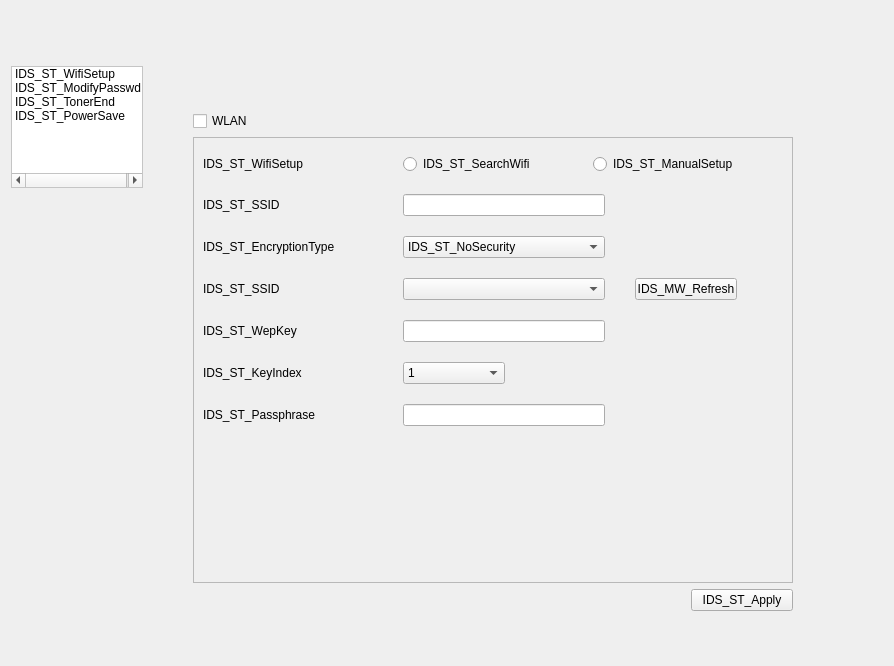
<?xml version="1.0" encoding="UTF-8"?>
<ui version="4.0">
 <class>TabSetting</class>
 <widget class="QWidget" name="TabSetting">
  <property name="geometry">
   <rect>
    <x>0</x>
    <y>0</y>
    <width>894</width>
    <height>666</height>
   </rect>
  </property>
  <property name="styleSheet">
   <string notr="true">#listWidget{
min-width:130;
max-width:130;
min-height:120;
max-height:120;
	background-color: rgb(255, 255, 255);
}

#stackedWidget,
#pageWidget,#page2Widget,
#page3Widget,#page4Widget
{
min-width:600;
max-width:600;
/*min-height:320;
max-height:320;*/
min-height:600;
max-height:600;
}

/*page 1*/
#pageWidget QLabel{
min-width:150;
max-width:150;
}
#pageWidget QComboBox{
min-width:200;
max-width:200;
}
#pageWidget QLineEdit{
min-width:200;
max-width:200;
}
#pageWidget QPushButton{
min-width:100;
max-width:100;
}
#pageWidget #cb_keyIndex{
min-width:100;
max-width:100;
}
/*page2*/
#page2Widget QLabel{
min-width:150;
max-width:150;
}
#page2Widget QLineEdit{
min-width:270;
max-width:270;
}
#page2Widget QPushButton{
min-width:100;
max-width:100;
}
/*page 3*/
#label_tonerEnd{
max-width:600;
padding:10;
}
/*page 4*/
#pushButton_psave_minus,#pushButton_psave_plus{
min-width:50;
max-width:50;
}</string>
  </property>
  <layout class="QHBoxLayout" name="horizontalLayout">
   <property name="spacing">
    <number>50</number>
   </property>
   <item>
    <layout class="QVBoxLayout" name="verticalLayout">
     <property name="topMargin">
      <number>55</number>
     </property>
     <item>
      <widget class="QListWidget" name="listWidget">
       <property name="focusPolicy">
        <enum>Qt::NoFocus</enum>
       </property>
       <item>
        <property name="text">
         <string>IDS_ST_WifiSetup</string>
        </property>
       </item>
       <item>
        <property name="text">
         <string>IDS_ST_ModifyPasswd</string>
        </property>
       </item>
       <item>
        <property name="text">
         <string>IDS_ST_TonerEnd</string>
        </property>
       </item>
       <item>
        <property name="text">
         <string>IDS_ST_PowerSave</string>
        </property>
       </item>
      </widget>
     </item>
     <item>
      <spacer name="verticalSpacer">
       <property name="orientation">
        <enum>Qt::Vertical</enum>
       </property>
       <property name="sizeHint" stdset="0">
        <size>
         <width>20</width>
         <height>40</height>
        </size>
       </property>
      </spacer>
     </item>
    </layout>
   </item>
   <item>
    <layout class="QVBoxLayout" name="verticalLayout_2">
     <item>
      <widget class="QStackedWidget" name="stackedWidget">
       <property name="currentIndex">
        <number>0</number>
       </property>
       <widget class="QWidget" name="page">
        <widget class="QWidget" name="pageWidget" native="true">
         <property name="geometry">
          <rect>
           <x>0</x>
           <y>0</y>
           <width>600</width>
           <height>600</height>
          </rect>
         </property>
         <layout class="QVBoxLayout" name="verticalLayout_3">
          <property name="topMargin">
           <number>100</number>
          </property>
          <item>
           <widget class="QCheckBox" name="checkBox">
            <property name="focusPolicy">
             <enum>Qt::NoFocus</enum>
            </property>
            <property name="text">
             <string notr="true">WLAN</string>
            </property>
           </widget>
          </item>
          <item>
           <widget class="QFrame" name="frame">
            <property name="frameShape">
             <enum>QFrame::StyledPanel</enum>
            </property>
            <property name="frameShadow">
             <enum>QFrame::Raised</enum>
            </property>
            <layout class="QVBoxLayout" name="verticalLayout_5">
             <item>
              <layout class="QFormLayout" name="formLayout">
               <property name="horizontalSpacing">
                <number>50</number>
               </property>
               <property name="verticalSpacing">
                <number>20</number>
               </property>
               <property name="leftMargin">
                <number>0</number>
               </property>
               <property name="topMargin">
                <number>7</number>
               </property>
               <property name="rightMargin">
                <number>0</number>
               </property>
               <property name="bottomMargin">
                <number>7</number>
               </property>
               <item row="0" column="0">
                <widget class="QLabel" name="wIFISetupLabel">
                 <property name="text">
                  <string>IDS_ST_WifiSetup</string>
                 </property>
                </widget>
               </item>
               <item row="0" column="1">
                <layout class="QHBoxLayout" name="horizontalLayout_2">
                 <item>
                  <widget class="QRadioButton" name="radioButton_searchWifi">
                   <property name="focusPolicy">
                    <enum>Qt::NoFocus</enum>
                   </property>
                   <property name="text">
                    <string>IDS_ST_SearchWifi</string>
                   </property>
                  </widget>
                 </item>
                 <item>
                  <widget class="QRadioButton" name="radioButton_manualSetup">
                   <property name="focusPolicy">
                    <enum>Qt::NoFocus</enum>
                   </property>
                   <property name="text">
                    <string>IDS_ST_ManualSetup</string>
                   </property>
                  </widget>
                 </item>
                </layout>
               </item>
              </layout>
             </item>
             <item>
              <widget class="QWidget" name="manualSetupWidget" native="true">
               <layout class="QFormLayout" name="formLayout_13">
                <property name="horizontalSpacing">
                 <number>50</number>
                </property>
                <property name="verticalSpacing">
                 <number>20</number>
                </property>
                <property name="leftMargin">
                 <number>0</number>
                </property>
                <property name="topMargin">
                 <number>7</number>
                </property>
                <property name="rightMargin">
                 <number>0</number>
                </property>
                <property name="bottomMargin">
                 <number>7</number>
                </property>
                <item row="0" column="0">
                 <widget class="QLabel" name="label_5">
                  <property name="text">
                   <string>IDS_ST_SSID</string>
                  </property>
                 </widget>
                </item>
                <item row="0" column="1">
                 <widget class="QLineEdit" name="le_ssid"/>
                </item>
                <item row="1" column="0">
                 <widget class="QLabel" name="encryptionTypeLabel">
                  <property name="text">
                   <string>IDS_ST_EncryptionType</string>
                  </property>
                 </widget>
                </item>
                <item row="1" column="1">
                 <widget class="QComboBox" name="cb_encryptionType">
                  <property name="focusPolicy">
                   <enum>Qt::NoFocus</enum>
                  </property>
                  <item>
                   <property name="text">
                    <string>IDS_ST_NoSecurity</string>
                   </property>
                  </item>
                  <item>
                   <property name="text">
                    <string>IDS_ST_WEP</string>
                   </property>
                  </item>
                  <item>
                   <property name="text">
                    <string>IDS_ST_WPA2-PSK-AES</string>
                   </property>
                  </item>
                  <item>
                   <property name="text">
                    <string>IDS_ST_MixedModePSK</string>
                   </property>
                  </item>
                 </widget>
                </item>
               </layout>
              </widget>
             </item>
             <item>
              <widget class="QWidget" name="searchWifiWidget" native="true">
               <layout class="QFormLayout" name="formLayout_2">
                <property name="labelAlignment">
                 <set>Qt::AlignLeading|Qt::AlignLeft|Qt::AlignVCenter</set>
                </property>
                <property name="formAlignment">
                 <set>Qt::AlignLeading|Qt::AlignLeft|Qt::AlignTop</set>
                </property>
                <property name="horizontalSpacing">
                 <number>50</number>
                </property>
                <property name="verticalSpacing">
                 <number>20</number>
                </property>
                <property name="leftMargin">
                 <number>0</number>
                </property>
                <property name="topMargin">
                 <number>7</number>
                </property>
                <property name="rightMargin">
                 <number>0</number>
                </property>
                <property name="bottomMargin">
                 <number>7</number>
                </property>
                <item row="1" column="0">
                 <widget class="QLabel" name="sSIDLabel">
                  <property name="text">
                   <string>IDS_ST_SSID</string>
                  </property>
                 </widget>
                </item>
                <item row="1" column="1">
                 <layout class="QHBoxLayout" name="horizontalLayout_4">
                  <property name="spacing">
                   <number>30</number>
                  </property>
                  <item>
                   <widget class="QComboBox" name="cb_ssid">
                    <property name="focusPolicy">
                     <enum>Qt::NoFocus</enum>
                    </property>
                   </widget>
                  </item>
                  <item>
                   <widget class="QPushButton" name="btn_refresh">
                    <property name="focusPolicy">
                     <enum>Qt::NoFocus</enum>
                    </property>
                    <property name="text">
                     <string>IDS_MW_Refresh</string>
                    </property>
                   </widget>
                  </item>
                 </layout>
                </item>
               </layout>
              </widget>
             </item>
             <item>
              <widget class="QWidget" name="wepWidget" native="true">
               <layout class="QFormLayout" name="formLayout_14">
                <property name="horizontalSpacing">
                 <number>50</number>
                </property>
                <property name="verticalSpacing">
                 <number>20</number>
                </property>
                <property name="leftMargin">
                 <number>0</number>
                </property>
                <property name="topMargin">
                 <number>7</number>
                </property>
                <property name="rightMargin">
                 <number>0</number>
                </property>
                <property name="bottomMargin">
                 <number>7</number>
                </property>
                <item row="0" column="0">
                 <widget class="QLabel" name="wEPKeyLabel_9">
                  <property name="text">
                   <string>IDS_ST_WepKey</string>
                  </property>
                 </widget>
                </item>
                <item row="0" column="1">
                 <widget class="QLineEdit" name="le_wepkey">
                  <property name="echoMode">
                   <enum>QLineEdit::Password</enum>
                  </property>
                 </widget>
                </item>
                <item row="2" column="0">
                 <widget class="QLabel" name="keyIndexLabel">
                  <property name="text">
                   <string>IDS_ST_KeyIndex</string>
                  </property>
                 </widget>
                </item>
                <item row="2" column="1">
                 <widget class="QComboBox" name="cb_keyIndex">
                  <property name="focusPolicy">
                   <enum>Qt::NoFocus</enum>
                  </property>
                  <item>
                   <property name="text">
                    <string notr="true">1</string>
                   </property>
                  </item>
                  <item>
                   <property name="text">
                    <string notr="true">2</string>
                   </property>
                  </item>
                  <item>
                   <property name="text">
                    <string notr="true">3</string>
                   </property>
                  </item>
                  <item>
                   <property name="text">
                    <string notr="true">4</string>
                   </property>
                  </item>
                 </widget>
                </item>
               </layout>
              </widget>
             </item>
             <item>
              <widget class="QWidget" name="passphraseWidget" native="true">
               <layout class="QFormLayout" name="formLayout_16">
                <property name="horizontalSpacing">
                 <number>50</number>
                </property>
                <property name="verticalSpacing">
                 <number>20</number>
                </property>
                <property name="leftMargin">
                 <number>0</number>
                </property>
                <property name="topMargin">
                 <number>7</number>
                </property>
                <property name="rightMargin">
                 <number>0</number>
                </property>
                <property name="bottomMargin">
                 <number>7</number>
                </property>
                <item row="0" column="1">
                 <widget class="QLineEdit" name="le_passphrase">
                  <property name="echoMode">
                   <enum>QLineEdit::Password</enum>
                  </property>
                 </widget>
                </item>
                <item row="0" column="0">
                 <widget class="QLabel" name="wEPKeyLabel_11">
                  <property name="text">
                   <string>IDS_ST_Passphrase</string>
                  </property>
                 </widget>
                </item>
               </layout>
              </widget>
             </item>
             <item>
              <spacer name="verticalSpacer_5">
               <property name="orientation">
                <enum>Qt::Vertical</enum>
               </property>
               <property name="sizeHint" stdset="0">
                <size>
                 <width>20</width>
                 <height>28</height>
                </size>
               </property>
              </spacer>
             </item>
            </layout>
           </widget>
          </item>
          <item>
           <layout class="QHBoxLayout" name="horizontalLayout_3">
            <item>
             <spacer name="horizontalSpacer_2">
              <property name="orientation">
               <enum>Qt::Horizontal</enum>
              </property>
              <property name="sizeHint" stdset="0">
               <size>
                <width>40</width>
                <height>20</height>
               </size>
              </property>
             </spacer>
            </item>
            <item>
             <widget class="QPushButton" name="btn_apply_ws">
              <property name="focusPolicy">
               <enum>Qt::NoFocus</enum>
              </property>
              <property name="text">
               <string>IDS_ST_Apply</string>
              </property>
             </widget>
            </item>
           </layout>
          </item>
         </layout>
        </widget>
       </widget>
       <widget class="QWidget" name="page_2">
        <widget class="QWidget" name="page2Widget" native="true">
         <property name="geometry">
          <rect>
           <x>0</x>
           <y>0</y>
           <width>600</width>
           <height>600</height>
          </rect>
         </property>
         <layout class="QVBoxLayout" name="verticalLayout_4">
          <property name="topMargin">
           <number>100</number>
          </property>
          <item>
           <layout class="QFormLayout" name="formLayout_3">
            <property name="horizontalSpacing">
             <number>50</number>
            </property>
            <property name="verticalSpacing">
             <number>18</number>
            </property>
            <property name="leftMargin">
             <number>9</number>
            </property>
            <property name="topMargin">
             <number>9</number>
            </property>
            <property name="rightMargin">
             <number>9</number>
            </property>
            <property name="bottomMargin">
             <number>9</number>
            </property>
            <item row="0" column="0">
             <widget class="QLabel" name="newPasswordLabel">
              <property name="text">
               <string>IDS_ST_NewPassword</string>
              </property>
             </widget>
            </item>
            <item row="0" column="1">
             <widget class="QLineEdit" name="le_newPassword">
              <property name="echoMode">
               <enum>QLineEdit::Password</enum>
              </property>
             </widget>
            </item>
            <item row="1" column="0">
             <widget class="QLabel" name="confirmPasswordLabel">
              <property name="text">
               <string>IDS_ST_ConfirmPassword</string>
              </property>
             </widget>
            </item>
            <item row="1" column="1">
             <widget class="QLineEdit" name="le_confirmPassword">
              <property name="echoMode">
               <enum>QLineEdit::Password</enum>
              </property>
             </widget>
            </item>
           </layout>
          </item>
          <item>
           <layout class="QHBoxLayout" name="horizontalLayout_5">
            <property name="rightMargin">
             <number>50</number>
            </property>
            <item>
             <spacer name="horizontalSpacer_3">
              <property name="orientation">
               <enum>Qt::Horizontal</enum>
              </property>
              <property name="sizeHint" stdset="0">
               <size>
                <width>40</width>
                <height>20</height>
               </size>
              </property>
             </spacer>
            </item>
            <item>
             <widget class="QPushButton" name="btn_apply_mp">
              <property name="focusPolicy">
               <enum>Qt::NoFocus</enum>
              </property>
              <property name="text">
               <string>IDS_ST_Apply</string>
              </property>
             </widget>
            </item>
           </layout>
          </item>
          <item>
           <spacer name="verticalSpacer_3">
            <property name="orientation">
             <enum>Qt::Vertical</enum>
            </property>
            <property name="sizeHint" stdset="0">
             <size>
              <width>20</width>
              <height>40</height>
             </size>
            </property>
           </spacer>
          </item>
         </layout>
        </widget>
       </widget>
       <widget class="QWidget" name="page_3">
        <widget class="QWidget" name="page3Widget" native="true">
         <property name="geometry">
          <rect>
           <x>0</x>
           <y>0</y>
           <width>600</width>
           <height>600</height>
          </rect>
         </property>
         <layout class="QVBoxLayout" name="verticalLayout_6">
          <property name="topMargin">
           <number>100</number>
          </property>
          <item>
           <widget class="QCheckBox" name="checkBox_tonerEnd">
            <property name="focusPolicy">
             <enum>Qt::NoFocus</enum>
            </property>
            <property name="text">
             <string>IDS_TE_checkBox</string>
            </property>
           </widget>
          </item>
          <item>
           <widget class="QLabel" name="label_tonerEnd">
            <property name="frameShape">
             <enum>QFrame::StyledPanel</enum>
            </property>
            <property name="frameShadow">
             <enum>QFrame::Raised</enum>
            </property>
            <property name="text">
             <string>IDS_TE_Caution</string>
            </property>
            <property name="wordWrap">
             <bool>true</bool>
            </property>
           </widget>
          </item>
          <item>
           <spacer name="verticalSpacer_4">
            <property name="orientation">
             <enum>Qt::Vertical</enum>
            </property>
            <property name="sizeHint" stdset="0">
             <size>
              <width>20</width>
              <height>40</height>
             </size>
            </property>
           </spacer>
          </item>
         </layout>
        </widget>
       </widget>
       <widget class="QWidget" name="page_4">
        <widget class="QWidget" name="page4Widget" native="true">
         <property name="geometry">
          <rect>
           <x>0</x>
           <y>0</y>
           <width>600</width>
           <height>600</height>
          </rect>
         </property>
         <layout class="QVBoxLayout" name="verticalLayout_7">
          <property name="spacing">
           <number>20</number>
          </property>
          <property name="topMargin">
           <number>100</number>
          </property>
          <item>
           <widget class="QLabel" name="label">
            <property name="text">
             <string>IDS_PS_PSaveTime</string>
            </property>
           </widget>
          </item>
          <item>
           <layout class="QHBoxLayout" name="horizontalLayout_7">
            <item>
             <spacer name="horizontalSpacer_4">
              <property name="orientation">
               <enum>Qt::Horizontal</enum>
              </property>
              <property name="sizeHint" stdset="0">
               <size>
                <width>40</width>
                <height>20</height>
               </size>
              </property>
             </spacer>
            </item>
            <item>
             <widget class="QPushButton" name="pushButton_psave_minus">
              <property name="focusPolicy">
               <enum>Qt::NoFocus</enum>
              </property>
              <property name="text">
               <string notr="true">-</string>
              </property>
              <property name="autoRepeat">
               <bool>true</bool>
              </property>
             </widget>
            </item>
            <item>
             <widget class="QSpinBox" name="spinBox_PSaveTime">
              <property name="buttonSymbols">
               <enum>QAbstractSpinBox::NoButtons</enum>
              </property>
              <property name="minimum">
               <number>1</number>
              </property>
              <property name="maximum">
               <number>30</number>
              </property>
             </widget>
            </item>
            <item>
             <widget class="QPushButton" name="pushButton_psave_plus">
              <property name="focusPolicy">
               <enum>Qt::NoFocus</enum>
              </property>
              <property name="text">
               <string notr="true">+</string>
              </property>
              <property name="autoRepeat">
               <bool>true</bool>
              </property>
             </widget>
            </item>
            <item>
             <spacer name="horizontalSpacer_5">
              <property name="orientation">
               <enum>Qt::Horizontal</enum>
              </property>
              <property name="sizeHint" stdset="0">
               <size>
                <width>40</width>
                <height>20</height>
               </size>
              </property>
             </spacer>
            </item>
           </layout>
          </item>
          <item>
           <widget class="QLabel" name="label_2">
            <property name="text">
             <string/>
            </property>
           </widget>
          </item>
          <item>
           <widget class="QCheckBox" name="checkBox_powerOff">
            <property name="text">
             <string>IDS_PS_PowerOff</string>
            </property>
           </widget>
          </item>
          <item>
           <spacer name="verticalSpacer_6">
            <property name="orientation">
             <enum>Qt::Vertical</enum>
            </property>
            <property name="sizeHint" stdset="0">
             <size>
              <width>20</width>
              <height>40</height>
             </size>
            </property>
           </spacer>
          </item>
         </layout>
        </widget>
       </widget>
      </widget>
     </item>
     <item>
      <spacer name="verticalSpacer_2">
       <property name="orientation">
        <enum>Qt::Vertical</enum>
       </property>
       <property name="sizeHint" stdset="0">
        <size>
         <width>20</width>
         <height>40</height>
        </size>
       </property>
      </spacer>
     </item>
    </layout>
   </item>
   <item>
    <spacer name="horizontalSpacer">
     <property name="orientation">
      <enum>Qt::Horizontal</enum>
     </property>
     <property name="sizeHint" stdset="0">
      <size>
       <width>40</width>
       <height>20</height>
      </size>
     </property>
    </spacer>
   </item>
  </layout>
 </widget>
 <tabstops>
  <tabstop>radioButton_searchWifi</tabstop>
  <tabstop>radioButton_manualSetup</tabstop>
  <tabstop>cb_ssid</tabstop>
  <tabstop>btn_refresh</tabstop>
  <tabstop>cb_encryptionType</tabstop>
  <tabstop>le_ssid</tabstop>
  <tabstop>listWidget</tabstop>
  <tabstop>le_wepkey</tabstop>
  <tabstop>cb_keyIndex</tabstop>
  <tabstop>le_passphrase</tabstop>
  <tabstop>btn_apply_ws</tabstop>
  <tabstop>le_newPassword</tabstop>
  <tabstop>le_confirmPassword</tabstop>
  <tabstop>btn_apply_mp</tabstop>
 </tabstops>
 <resources/>
 <connections>
  <connection>
   <sender>listWidget</sender>
   <signal>currentRowChanged(int)</signal>
   <receiver>stackedWidget</receiver>
   <slot>setCurrentIndex(int)</slot>
   <hints>
    <hint type="sourcelabel">
     <x>73</x>
     <y>142</y>
    </hint>
    <hint type="destinationlabel">
     <x>398</x>
     <y>269</y>
    </hint>
   </hints>
  </connection>
  <connection>
   <sender>pushButton_psave_minus</sender>
   <signal>clicked()</signal>
   <receiver>spinBox_PSaveTime</receiver>
   <slot>stepDown()</slot>
   <hints>
    <hint type="sourcelabel">
     <x>255</x>
     <y>124</y>
    </hint>
    <hint type="destinationlabel">
     <x>493</x>
     <y>124</y>
    </hint>
   </hints>
  </connection>
  <connection>
   <sender>pushButton_psave_plus</sender>
   <signal>clicked()</signal>
   <receiver>spinBox_PSaveTime</receiver>
   <slot>stepUp()</slot>
   <hints>
    <hint type="sourcelabel">
     <x>731</x>
     <y>124</y>
    </hint>
    <hint type="destinationlabel">
     <x>493</x>
     <y>124</y>
    </hint>
   </hints>
  </connection>
 </connections>
</ui>
